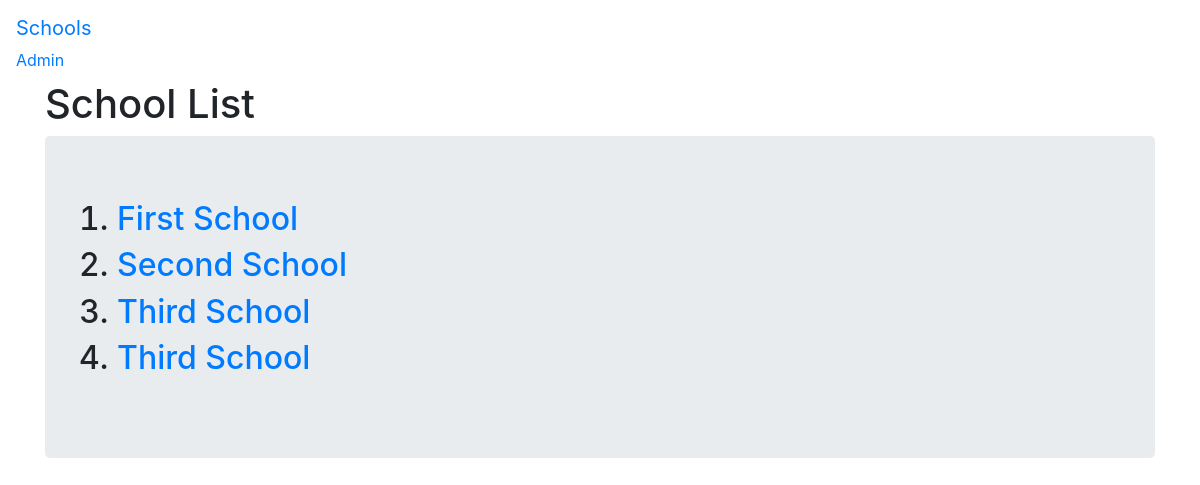
The page /cbv_app/ on the database as committed earlier.
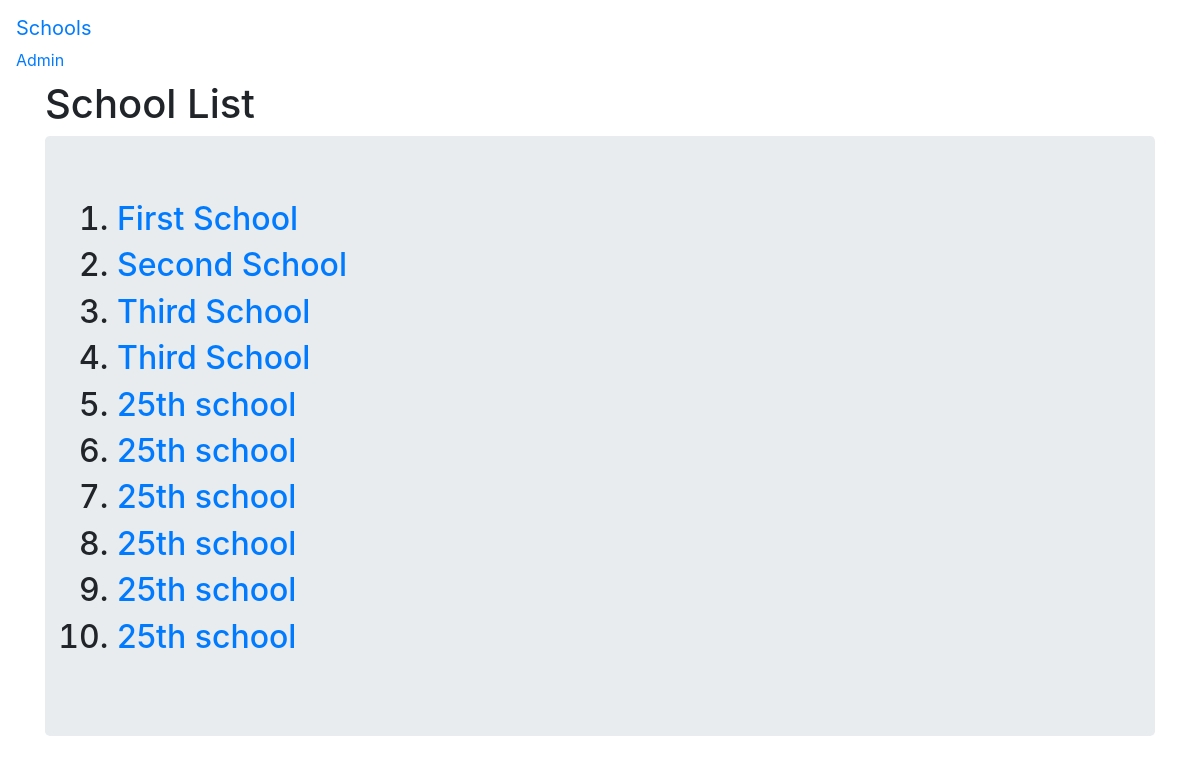
The same page on the database as committed later.
### cbv_app/models.py (models this page shows, shortened)
class School(models.Model):
    name = models.CharField(max_length = 256)
    principal = models.CharField(max_length = 256)
    location = models.CharField(max_length = 256)

### cbv_app/views.py (the view)
# urls.py: path('', SchoolListView.as_view(), name = 'list'),
class SchoolListView(ListView):
    context_object_name = 'schools'
    model = School

### cbv_app/templates/cbv_app/school_list.html
{% extends "cbv_app/cbv_app_base.html" %}
{% block body_block %}
<h1>School List</h1>
<div class="jumbotron">
  <ol>
    {% for school in schools %}
      <h2><li> <a href="{{school.id}}">{{school.name}}</a></li></h2>
    {% endfor %}
  </ol>
</div>
{% endblock %}

### cbv_app/templates/cbv_app/cbv_app_base.html (shortened to what this page needs)
<!DOCTYPE html>
<html lang="en" dir="ltr">
  <head>
    <link rel="stylesheet" href="https://stackpath.bootstrapcdn.com/bootstrap/4.4.1/css/bootstrap.min.css">
  </head>
  <body>
    <nav class = "navbar navbar-default navbar-static-top">
      <ul class = "nav navbar-nav">
        <li><a class = "navbar-brand" href="{% url 'cbv_app:list' %}">Schools</a></li>
        <li><a class = "navbar-link" href="{% url 'admin:index' %}">Admin</a></li>
      </ul>
    </nav>
    <div class="container">
      {% block body_block %}
      {% endblock %}
    </div>
  </body>
</html>

Rows that differ between the two databases and show on the page:
added School: name "25th school"
added School: name "25th school"
added School: name "25th school"
added School: name "25th school"
added School: name "25th school"
added School: name "25th school"
